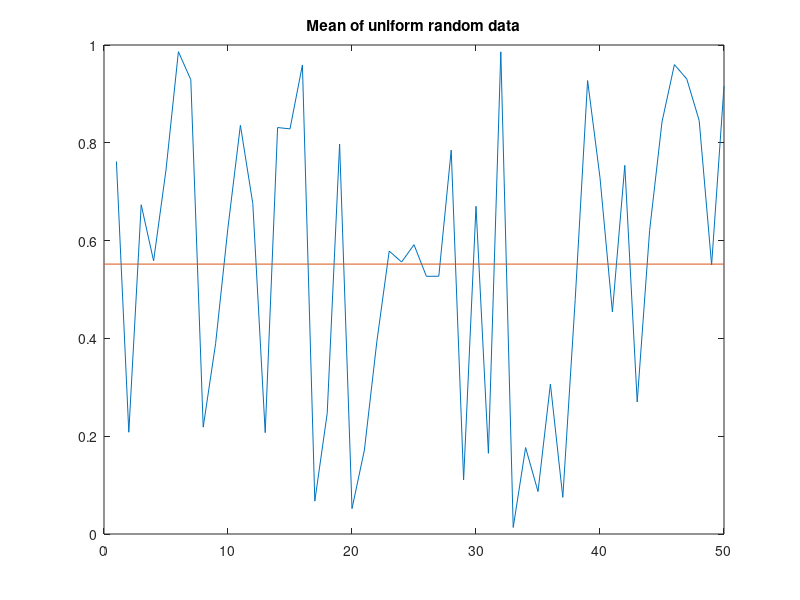

This chart was generated by the following MATLAB code:
%Generate random data
%calculate the mean
n=50;
r=rand(n,1);
plot(r)

%draw a line from (0,n) to (m,m) 
m=mean(r)
hold on
plot([0,n],[m,m])
hold off
title('Mean of uniform random data')